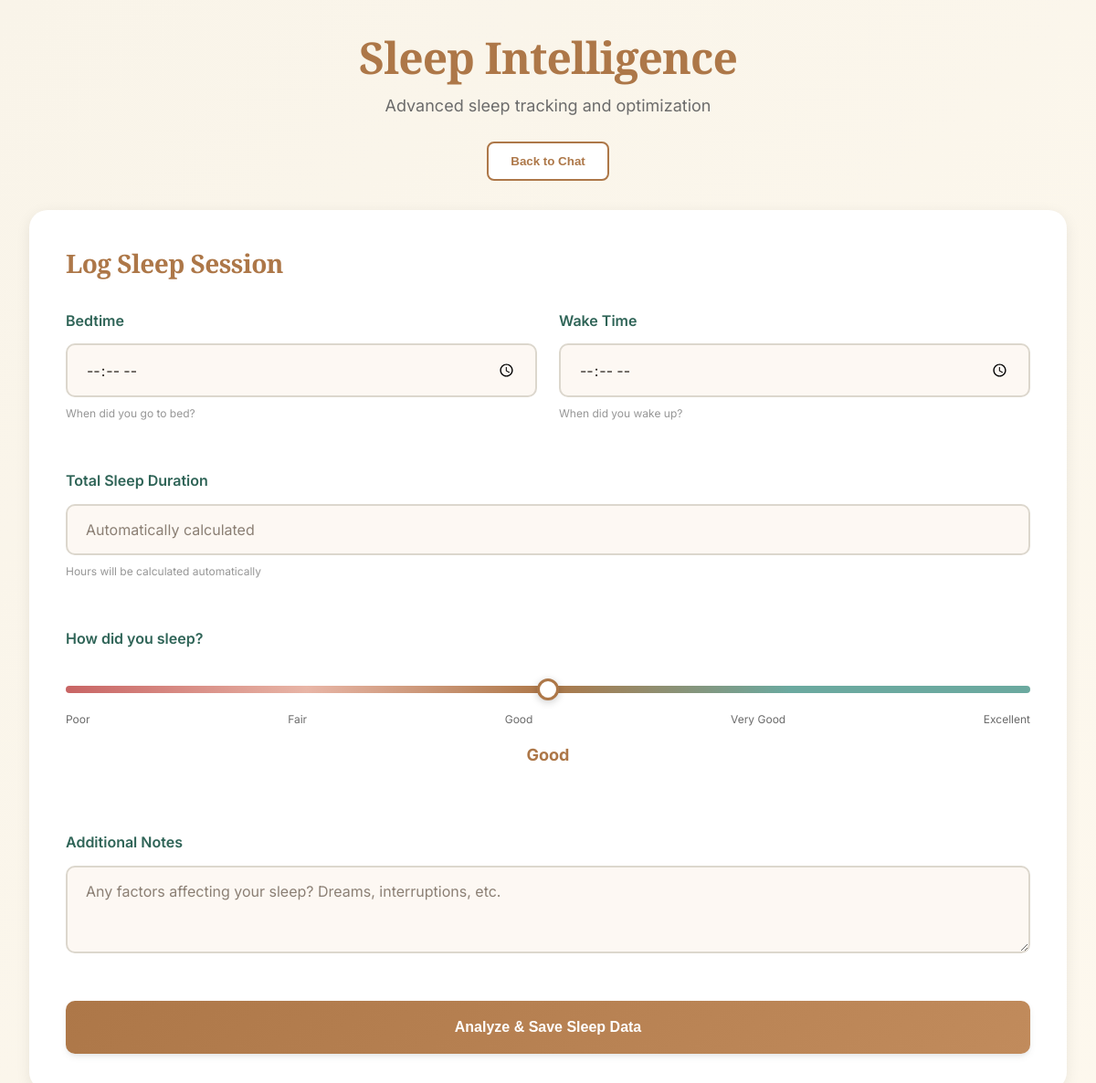
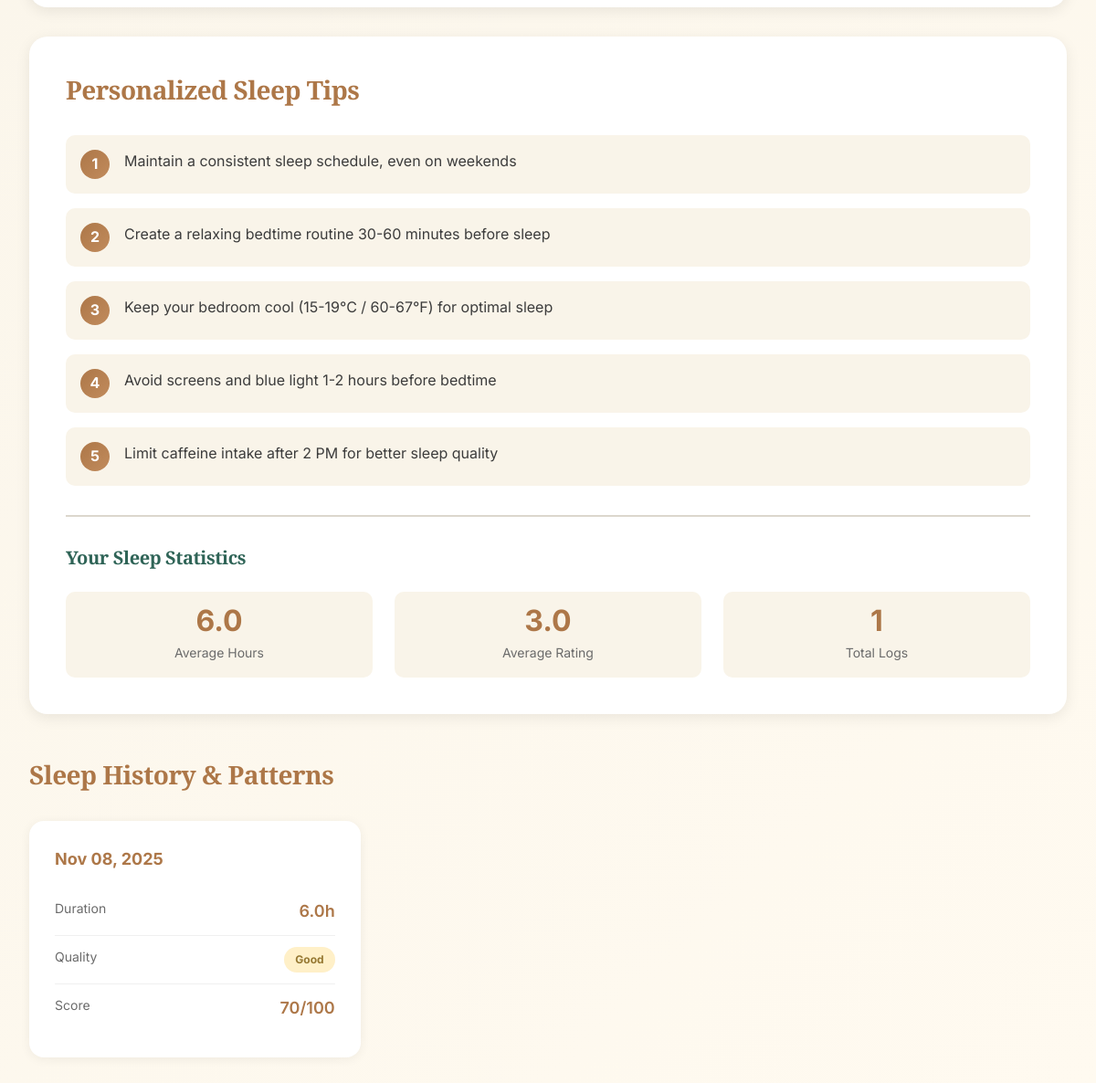
The page /sleep (signed in) on the database its author committed (2 pictures, top to bottom).
### models.py (models this page shows, shortened)
class SleepLog(db.Model):
    __tablename__ = 'sleep_logs'
    id = db.Column(db.Integer, primary_key=True)
    user_id = db.Column(db.Integer, db.ForeignKey('users.id'), nullable=False)
    date = db.Column(db.Date, nullable=False)
    bedtime = db.Column(db.String(10), nullable=True)
    wake_time = db.Column(db.String(10), nullable=True)
    hours_slept = db.Column(db.Float, nullable=True)
    quality_rating = db.Column(db.Integer, nullable=True)
    notes = db.Column(db.Text, nullable=True)
    timestamp = db.Column(db.DateTime, default=datetime.utcnow)

### app.py (the view)
@app.route('/sleep')
@login_required
def sleep_tracker():
    sleep_logs = SleepLog.query.filter_by(user_id=current_user.id).order_by(SleepLog.date.desc()).limit(14).all()
    return render_template('sleep.html', sleep_logs=sleep_logs, user_name=current_user.profile.name if current_user.profile else 'User')

### app.py (called while the page is built)
@login_manager.user_loader
def load_user(user_id):
    return User.query.get(int(user_id))

### templates/sleep.html (shortened to what this page needs)
{% extends "base.html" %}
{% block content %}
<div class="sleep-page">
    <div class="sleep-header">
        <h1>Sleep Intelligence</h1>
        <p class="subtitle">Advanced sleep tracking and optimization</p>
        <button onclick="window.location.href='/chatbot'" class="btn-outline">Back to Chat</button>
    </div>
    <div class="sleep-container">
        <div class="sleep-log-card">
            <h2>Log Sleep Session</h2>
            <form id="sleepForm" class="sleep-form">
                <div class="form-row">
                    <div class="form-group">
                        <label>Bedtime</label>
                        <input type="time" id="bedtime" class="form-input" required>
                        <span class="input-hint">When did you go to bed?</span>
                    </div>
                    <div class="form-group">
                        <label>Wake Time</label>
                        <input type="time" id="wake-time" class="form-input" required>
                        <span class="input-hint">When did you wake up?</span>
                    </div>
                </div>
                <div class="form-group">
                    <label>Total Sleep Duration</label>
                    <input type="number" id="hours-slept" class="form-input" step="0.5" min="0" max="24" placeholder="Automatically calculated" readonly>
                    <span class="input-hint">Hours will be calculated automatically</span>
                </div>
                <div class="form-group">
                    <label>How did you sleep?</label>
                    <div class="quality-slider-container">
                        <input type="range" id="quality-slider" min="1" max="5" value="3" class="quality-slider">
                        <div class="quality-labels">
                            <span>Poor</span>
                            <span>Fair</span>
                            <span>Good</span>
                            <span>Very Good</span>
                            <span>Excellent</span>
                        </div>
                        <div class="quality-selected" id="qualitySelected">Good</div>
                    </div>
                </div>
                <div class="form-group">
                    <label>Additional Notes</label>
                    <textarea id="notes" class="form-input" rows="3" placeholder="Any factors affecting your sleep? Dreams, interruptions, etc."></textarea>
                </div>
                <button type="submit" class="btn-primary full-width">Analyze & Save Sleep Data</button>
            </form>
        </div>
        <div class="sleep-insights-card">
            <h2>Personalized Sleep Tips</h2>
            <div id="personalizedTips" class="tips-container">
                <div class="tip-item">
                    <div class="tip-number">1</div>
                    <p>Maintain a consistent sleep schedule, even on weekends</p>
                </div>
                <div class="tip-item">
                    <div class="tip-number">2</div>
                    <p>Create a relaxing bedtime routine 30-60 minutes before sleep</p>
                </div>
                <div class="tip-item">
                    <div class="tip-number">3</div>
                    <p>Keep your bedroom cool (15-19°C / 60-67°F) for optimal sleep</p>
                </div>
                <div class="tip-item">
                    <div class="tip-number">4</div>
                    <p>Avoid screens and blue light 1-2 hours before bedtime</p>
                </div>
                <div class="tip-item">
                    <div class="tip-number">5</div>
                    <p>Limit caffeine intake after 2 PM for better sleep quality</p>
                </div>
            </div>
            <div class="stats-summary">
                <h3>Your Sleep Statistics</h3>
                <div class="stats-grid">
                    <div class="stat-item">
                        <div class="stat-value" id="avgHours">{{ "%.1f"|format(sleep_logs|map(attribute='hours_slept')|sum / sleep_logs|length if sleep_logs|length > 0 else 0) }}</div>
                        <div class="stat-label">Average Hours</div>
                    </div>
                    <div class="stat-item">
                        <div class="stat-value" id="avgQuality">{{ "%.1f"|format(sleep_logs|map(attribute='quality_rating')|sum / sleep_logs|length if sleep_logs|length > 0 else 0) }}</div>
                        <div class="stat-label">Average Rating</div>
                    </div>
                    <div class="stat-item">
                        <div class="stat-value">{{ sleep_logs|length }}</div>
                        <div class="stat-label">Total Logs</div>
                    </div>
                </div>
            </div>
        </div>
    </div>
    <div class="sleep-history-section">
        <h2>Sleep History & Patterns</h2>
        {% if sleep_logs|length > 0 %}
        <div class="history-grid">
            {% for log in sleep_logs %}
            <div class="history-card">
                <div class="history-date">{{ log.date.strftime('%b %d, %Y') }}</div>
                <div class="history-details">
                    <div class="detail-row">
                        <span class="label">Duration</span>
                        <span class="value strong">{{ log.hours_slept }}h</span>
                    </div>
                    <div class="detail-row">
                        <span class="label">Quality</span>
                        <span class="value quality-badge quality-{{ log.quality_rating }}">
                            {{ ['Poor', 'Fair', 'Good', 'Very Good', 'Excellent'][log.quality_rating - 1] if log.quality_rating else 'N/A' }}
                        </span>
                    </div>
                    <div class="detail-row">
                        <span class="label">Score</span>
                        <span class="value strong">
                            {% set hours = log.hours_slept %}
                            {% set quality = log.quality_rating or 3 %}
                            {% if hours >= 7 and hours <= 9 %}
                                {% set duration_score = 50 %}
                            {% elif hours >= 6 and hours < 7 %}
                                {% set duration_score = 40 %}
                            {% elif hours >= 9 and hours < 10 %}
                                {% set duration_score = 45 %}
                            {% elif hours >= 5 and hours < 6 %}
                                {% set duration_score = 30 %}
                            {% elif hours >= 4 and hours < 5 %}
                                {% set duration_score = 20 %}
                            {% else %}
                                {% set duration_score = 10 %}
                            {% endif %}
                            {{ (duration_score + quality * 10)|int }}/100
                        </span>
                    </div>
                </div>
            </div>
            {% endfor %}
        </div>
        {% else %}
        <div class="empty-state">
            <p>No sleep data yet. Start tracking your sleep to unlock personalized insights and recommendations.</p>
        </div>
        {% endif %}
    </div>
</div>
{% endblock %}

### static/css/main.css (style rules this page uses)
* { margin: 0; padding: 0; box-sizing: border-box; }
:root { --primary-color: #4A5454; --secondary-color: #6E7878; --accent-color: #6BA99F; --accent-light: #7DBFB3; --accent-peach: #E8B5A6; --accent-lavender: #C9B5E3; --accent-tan: #D4A89A; --bg-primary: #FDF8F3; --bg-secondary: #F4EEE3; --bg-accent: #EBE4D9; --bg-warm: #F9F3ED; --bg-sage-light: #E8F0ED; --bg-peach-light: #FDF6F3; --text-primary: #2C2520; --text-secondary: #5A524C; --text-muted: #8B7F74; --text-sage: #456A64; --border-color: #E5DACF; --border-sage: #B5D4CC; --shadow-sm: 0 2px 4px 0 rgba(74, 84, 84, 0.08), 0 1px 2px 0 rgba(74, 84, 84, 0.06); --shadow-md: 0 4px 8px -2px rgba(74, 84, 84, 0.12), 0 2px 4px -1px rgba(74, 84, 84, 0.08); --shadow-lg: 0 10px 20px -5px rgba(74, 84, 84, 0.14), 0 4px 8px -2px rgba(74, 84, 84, 0.1); --shadow-xl: 0 20px 30px -8px rgba(74, 84, 84, 0.16), 0 10px 15px -5px rgba(74, 84, 84, 0.12); --shadow-warm: 0 8px 24px rgba(232, 181, 166, 0.15); }
body { font-family: 'Inter', -apple-system, BlinkMacSystemFont, 'Segoe UI', sans-serif; background: var(--bg-secondary); color: var(--text-primary); min-height: 100vh; line-height: 1.6; -webkit-font-smoothing: antialiased; -moz-osx-font-smoothing: grayscale; }
h1, h2, h3, h4, h5, h6 { font-family: 'Playfair Display', serif; font-weight: 600; line-height: 1.3; color: var(--text-primary); letter-spacing: -0.02em; }
h1 { font-size: 3rem; font-weight: 700; }
h2 { font-size: 2.25rem; font-weight: 600; }
h3 { font-size: 1.75rem; }
.subtitle { color: var(--text-secondary); font-size: 1rem; margin-bottom: 2.5rem; text-align: center; font-weight: 400; }
.form-group { margin-bottom: 1.5rem; }
.form-input { width: 100%; padding: 0.875rem 1rem; background: var(--bg-primary); border: 2px solid var(--border-color); border-radius: 8px; color: var(--text-primary); font-size: 1rem; font-family: 'Inter', sans-serif; transition: all 0.2s ease; outline: none; }
.form-input::placeholder { color: var(--text-muted); }
.btn-primary { width: 100%; background: linear-gradient(135deg, var(--accent-color) 0%, var(--accent-light) 100%); color: white; box-shadow: var(--shadow-md); }
html { scroll-behavior: smooth; }

### rows shown on the page
SleepLog: date "Nov 08, 2025", hours_slept "6.0", quality_rating "Good", value "70"

### other values the page prints
{{ sleep_logs|length }} "1"
